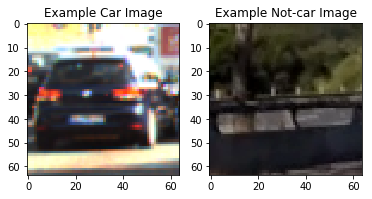
#> input picture car_nocar.png, 372 x 199 px, given in place of 1479498371963069978.jpg, which was not available
$ jupyter execute --allow-errors VehcileDetection-TBS.ipynb   (shell and % lines are left out)   (older library calls are emulated)   (text cells are left out)
#> lines starting #> are read from the running program, lines starting #| are printed output that depends on the picture; pictures that were not available may be replaced by others from this repository, and a replacement may not be noted
[cell 1]
import matplotlib.image as mpimg
import matplotlib.pyplot as plt
import numpy as np
import cv2
import glob
from skimage.feature import hog
from skimage import color, exposure

import time
from sklearn.svm import LinearSVC
from sklearn.preprocessing import StandardScaler
# NOTE: the next import is only valid for scikit-learn version <= 0.17
# for scikit-learn >= 0.18 use:
# from sklearn.model_selection import train_test_split
from sklearn.cross_validation import train_test_split
from scipy.ndimage.measurements import label

[cell 2]
# Define a function that takes an image, a list of bounding boxes,
# and optional color tuple and line thickness as inputs
# then draws boxes in that color on the output

def draw_boxes(img, bboxes, color=(0, 0, 255), thick=6):
    # Make a copy of the image
    draw_img = np.copy(img)
    # Iterate through the bounding boxes
    for bbox in bboxes:
        # Draw a rectangle given bbox coordinates
        #cv2.rectangle(image_to_draw_on, (x1, y1), (x2, y2), color, thick)
        cv2.rectangle(draw_img, bbox[0], bbox[1], color, thick)
    # Return the image copy with boxes drawn
    return draw_img

[cell 3]
def convert_color(img, conv='RGB2YCrCb'):
    if conv == 'RGB2YCrCb':
        return cv2.cvtColor(img, cv2.COLOR_RGB2YCrCb)
    if conv == 'BGR2YCrCb':
        return cv2.cvtColor(img, cv2.COLOR_BGR2YCrCb)
    if conv == 'RGB2LUV':
        return cv2.cvtColor(img, cv2.COLOR_RGB2LUV)

[cell 4]
# Add bounding boxes in this format, these are just example coordinates.
# Here are the bounding boxes I used
bboxes = [((785, 533), (905, 644)),
          ((785, 533), (905, 644)),
          ((89, 551), (291, 680)),
          ((268, 546), (383, 650)),
          ((455, 522), (548, 615)),
          ((548, 522), (625, 605))]

image = mpimg.imread('data/object-detection-crowdai/1479498371963069978.jpg')
#> image is the input picture: shape (199, 372, 4) float32; mean R, G, B, A 0.55, 0.539, 0.522, 0.651
result = draw_boxes(image, bboxes)
plt.imshow(result)

[cell 5]
_cars = []

images = glob.glob('data/OwnCollection/vehicles/**/*.png', recursive=True)
for image in images:
    _cars.append(image)

images = glob.glob('data/vehicles/vehicles/**/*.png', recursive=True)
for image in images:
    _cars.append(image)

[cell 6]
_notcars = []

images = glob.glob('data/OwnCollection/non-vehicles/**/*.png', recursive=True)
for image in images:
    _notcars.append(image)

images = glob.glob('data/non-vehicles/**/*.png', recursive=True)
for image in images:
    _notcars.append(image)

[cell 7]
cars = _cars
notcars = _notcars

[cell 8]
def data_look(car_list, notcar_list):
    data_dict = {}
    # Define a key in data_dict "n_cars" and store the number of car images
    data_dict["n_cars"] = len(car_list)
    # Define a key "n_notcars" and store the number of notcar images
    data_dict["n_notcars"] = len(notcar_list)
    # Read in a test image, either car or notcar
    example_img = mpimg.imread(car_list[0])
    # Define a key "image_shape" and store the test image shape 3-tuple
    data_dict["image_shape"] = example_img.shape
    # Define a key "data_type" and store the data type of the test image.
    data_dict["data_type"] = example_img.dtype
    # Return data_dict
    return data_dict

data_info = data_look(cars, notcars)

print('Your function returned a count of',
      data_info["n_cars"], ' cars and',
      data_info["n_notcars"], ' non-cars')
#| Your function returned a count of 2  cars and 2  non-cars
print('of size: ',data_info["image_shape"], ' and data type:',
      data_info["data_type"])
#| of size:  (199, 372, 4)  and data type: float32
# Just for fun choose random car / not-car indices and plot example images
car_ind = np.random.randint(0, len(cars))
notcar_ind = np.random.randint(0, len(notcars))

# Read in car / not-car images
car_image = mpimg.imread(cars[car_ind])
notcar_image = mpimg.imread(notcars[notcar_ind])


# Plot the examples
fig = plt.figure()
plt.subplot(121)
plt.imshow(car_image)
plt.title('Example Car Image')
plt.subplot(122)
plt.imshow(notcar_image)
plt.title('Example Not-car Image')
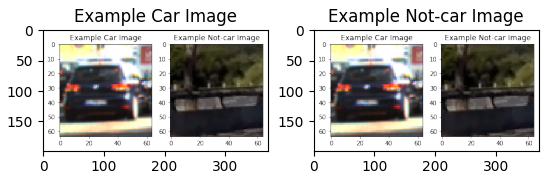
#> figure drawn by matplotlib, 2 panels

[cell 9]
# Define a function to compute binned color features
def bin_spatial(img, size=(32, 32)):
    # Use cv2.resize().ravel() to create the feature vector
    features = cv2.resize(img, size).ravel()
    # Return the feature vector
    return features

# Define a function to compute color histogram features
def color_hist(img, nbins=32, bins_range=(0, 256)):
    # Compute the histogram of the color channels separately
    channel1_hist = np.histogram(img[:,:,0], bins=nbins, range=bins_range)
    channel2_hist = np.histogram(img[:,:,1], bins=nbins, range=bins_range)
    channel3_hist = np.histogram(img[:,:,2], bins=nbins, range=bins_range)
    # Concatenate the histograms into a single feature vector
    hist_features = np.concatenate((channel1_hist[0], channel2_hist[0], channel3_hist[0]))
    # Return the individual histograms, bin_centers and feature vector
    return hist_features

[cell 10]
# Function to extract features from a list of images
# Have this function call
def extract_featuresBSCH(imgs, cspace='RGB', spatial_size=(32, 32),
                        hist_bins=32, hist_range=(0, 256)):
    # Create a list to append feature vectors to
    features = []
    # Iterate through the list of images
    for file in imgs:
        # Read in each one by one
        image = mpimg.imread(file)
        # apply color conversion if other than 'RGB'
        if cspace != 'RGB':
            if cspace == 'HSV':
                feature_image = cv2.cvtColor(image, cv2.COLOR_RGB2HSV)
            elif cspace == 'LUV':
                feature_image = cv2.cvtColor(image, cv2.COLOR_RGB2LUV)
            elif cspace == 'HLS':
                feature_image = cv2.cvtColor(image, cv2.COLOR_RGB2HLS)
            elif cspace == 'YUV':
                feature_image = cv2.cvtColor(image, cv2.COLOR_RGB2YUV)
            elif cspace == 'YUV':
                feature_image = cv2.cvtColor(image, cv2.COLOR_RGB2YUV)
            elif cspace == 'YCrCb':
                feature_image = cv2.cvtColor(image, cv2.COLOR_RGB2YCrCb)
            else: feature_image = np.copy(image)
        # Apply bin_spatial() to get spatial color features
        spatial_features = bin_spatial(feature_image, size=spatial_size)
        # Apply color_hist() also with a color space option now
        hist_features = color_hist(feature_image, nbins=hist_bins, bins_range=hist_range)
        # Append the new feature vector to the features list
        features.append(np.concatenate((spatial_features, hist_features)))
    # Return list of feature vectors
    return features

[cell 11]
# Reduce the sample size because HOG features are slow to compute
# The quiz evaluator times out after 13s of CPU time
sample_size = 500
cars = _cars[0:sample_size]
notcars = _notcars[0:sample_size]

[cell 12]

car_features = extract_featuresBSCH(cars, cspace='YCrCb', spatial_size=(32, 32),
                        hist_bins=32, hist_range=(0, 256))
#> in bin_spatial, `features = cv2.resize(img, size).ravel()`: features = 3072 values, max 1 at index 0, min 0 at index 117, mean 0.515
#> in extract_featuresBSCH, `spatial_features = bin_spatial(feature_image, size=spatial_size)`: spatial_features has the same summary as features in bin_spatial
#> in color_hist, `hist_features = np.concatenate((channel1_hist[0], channel2_hist[0], ch..`: hist_features = 96 values, max 74028 at index 0, min 0 at index 1, mean 2313.4
#> car_features = 2 items
notcar_features = extract_featuresBSCH(notcars, cspace='YCrCb', spatial_size=(32, 32),
                        hist_bins=32, hist_range=(0, 256))
#> notcar_features = 2 items

if len(car_features) > 0:
    # Create an array stack of feature vectors
    X = np.vstack((car_features, notcar_features)).astype(np.float64)
    # Fit a per-column scaler
    X_scaler = StandardScaler().fit(X)
    # Apply the scaler to X
    scaled_X = X_scaler.transform(X)
    car_ind = np.random.randint(0, len(cars))
#> car_ind = 1
    # Plot an example of raw and scaled features
    fig = plt.figure(figsize=(12,4))
    plt.subplot(131)
    plt.imshow(mpimg.imread(cars[car_ind]))
    plt.title('Original Image')
    plt.subplot(132)
    plt.plot(X[car_ind])
    plt.title('Raw Features')
    plt.subplot(133)
    plt.plot(scaled_X[car_ind])
    plt.title('Normalized Features')
    fig.tight_layout()
else:
    print('Your function only returns empty feature vectors...')
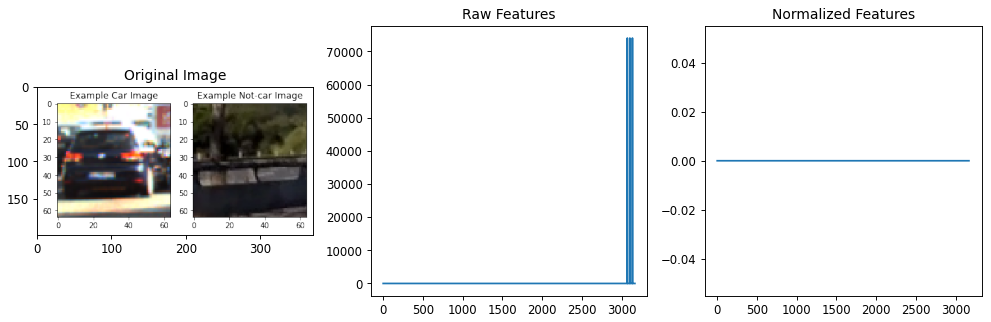
#> figure drawn by matplotlib, 3 panels; panel 2: curve peaks at x = 3072, y = 74028

[cell 13]
#Function to return HOG features and visualization
def get_hog_features(img, orient, pix_per_cell, cell_per_block,
                        vis=False, feature_vec=True):
    # Call with two outputs if vis==True
    if vis == True:
        features, hog_image = hog(img, orientations=orient, pixels_per_cell=(pix_per_cell, pix_per_cell),
                                  cells_per_block=(cell_per_block, cell_per_block), transform_sqrt=True,
                                  visualise=vis, feature_vector=feature_vec)
        return features, hog_image
    # Otherwise call with one output
    else:
        features = hog(img, orientations=orient, pixels_per_cell=(pix_per_cell, pix_per_cell),
                       cells_per_block=(cell_per_block, cell_per_block), transform_sqrt=True,
                       visualise=vis, feature_vector=feature_vec)
    return features

[cell 14]
# Generate a random index to look at a car image
ind = np.random.randint(0, len(cars))
#> ind = 0
# Read in the image
ind=417
#> (the rest of this cell did not finish here and is left out)

[cell 15]
# Function to extract features from a list of images
# Have this function call bin_spatial() and color_hist()
# [37 lines left out: function extract_featuresHOG, not called in this run]

[cell 16]
# Function to extract features from a list of images
# Have this function call bin_spatial() and color_hist()
def extract_featuresALL(imgs, cspace='RGB', orient=9,
                        pix_per_cell=8, cell_per_block=2, hog_channel=0, spatial_size=(32, 32),
                        hist_bins=32, hist_range=(0, 256)):
    # Create a list to append feature vectors to
    features = []
    # Iterate through the list of images
    for file in imgs:
        # Read in each one by one
        image = mpimg.imread(file)
        # apply color conversion if other than 'RGB'
        if cspace != 'RGB':
            if cspace == 'HSV':
                feature_image = cv2.cvtColor(image, cv2.COLOR_RGB2HSV)
            elif cspace == 'LUV':
                feature_image = cv2.cvtColor(image, cv2.COLOR_RGB2LUV)
            elif cspace == 'HLS':
                feature_image = cv2.cvtColor(image, cv2.COLOR_RGB2HLS)
            elif cspace == 'YUV':
                feature_image = cv2.cvtColor(image, cv2.COLOR_RGB2YUV)
            elif cspace == 'YCrCb':
                feature_image = cv2.cvtColor(image, cv2.COLOR_RGB2YCrCb)
        else: feature_image = np.copy(image)

        # Call get_hog_features() with vis=False, feature_vec=True
        if hog_channel == 'ALL':
            hog_features = []
            for channel in range(feature_image.shape[2]):
                hog_features.append(get_hog_features(feature_image[:,:,channel],
                                    orient, pix_per_cell, cell_per_block,
                                    vis=False, feature_vec=True))
            hog_features = np.ravel(hog_features)
        else:
            hog_features = get_hog_features(feature_image[:,:,hog_channel], orient,
                        pix_per_cell, cell_per_block, vis=False, feature_vec=True)
        # Apply bin_spatial() to get spatial color features
        spatial_features = bin_spatial(feature_image, size=spatial_size)
        # Apply color_hist() also with a color space option now
        hist_features = color_hist(feature_image, nbins=hist_bins, bins_range=hist_range)
        # Append all 3 features
        features.append(np.concatenate((spatial_features, hist_features, hog_features)))

    # Return list of feature vectors
    return features

[cell 17]
# Reduce the sample size because HOG features are slow to compute
# The quiz evaluator times out after 13s of CPU time

cars = _cars
notcars = _notcars

[cell 18]
### TODO: Tweak these parameters and see how the results change.
colorspace = 'YCrCb' # Can be RGB, HSV, LUV, HLS, YUV, YCrCb
orient = 9
pix_per_cell = 8
cell_per_block = 2
hog_channel = 'ALL' #0 # Can be 0, 1, 2, or "ALL"

t=time.time()
car_features = extract_featuresALL(cars, cspace=colorspace, orient=orient,
                        pix_per_cell=pix_per_cell, cell_per_block=cell_per_block,
                        hog_channel=hog_channel)
#> after the loop in extract_featuresALL, `for channel in range(feature_image.shape[2]):`: hog_features = 3 items
#> in extract_featuresALL, `spatial_features = bin_spatial(feature_image, size=spatial_size)`: spatial_features has the same summary as features in bin_spatial
notcar_features = extract_featuresALL(notcars, cspace=colorspace, orient=orient,
                        pix_per_cell=pix_per_cell, cell_per_block=cell_per_block,
                        hog_channel=hog_channel)
t2 = time.time()
print(round(t2-t, 2), 'Seconds to extract ', len(car_features[0]),' car HOG features and ', len(notcar_features[0]), ' not car features')
#| 0.21 Seconds to extract  114948  car HOG features and  114948  not car features

[cell 19]
# Create an array stack of feature vectors
X = np.vstack((car_features, notcar_features)).astype(np.float64)
print(X[0].size)
#| 114948
print(len(X))
#| 4
# Define the labels vector
y = np.hstack((np.ones(len(car_features)), np.zeros(len(notcar_features))))
#> y = [1, 1, 0, 0]

# Split up data into randomized training and test sets
rand_state = np.random.randint(0, 100)
X_train, X_test, y_train, y_test = train_test_split(
    X, y, test_size=0.2, random_state=rand_state)
#> y_train = [1, 1, 0]; y_test = [0]

# Fit a per-column scaler
X_scaler = StandardScaler().fit(X_train)
# Apply the scaler to X
X_train = X_scaler.transform(X_train)
X_test = X_scaler.transform(X_test)

print('Using:',orient,'orientations',pix_per_cell,
    'pixels per cell and', cell_per_block,'cells per block')
print('Feature vector length:', len(X_train[0]))
#| Feature vector length: 114948


# Use a linear SVC
svc = LinearSVC()
# Check the training time for the SVC
t=time.time()
svc.fit(X_train, y_train)
t2 = time.time()

print(round(t2-t, 2), 'Seconds to train SVC...')
# Check the score of the SVC
print('Test Accuracy of SVC = ', round(svc.score(X_test, y_test), 4))
#| Test Accuracy of SVC =  0.0
# Check the prediction time for a single sample
t=time.time()
n_predict = 10
print('My SVC predicts:     ', svc.predict(X_test[0:n_predict]))
#| My SVC predicts:      [1.]
print('For these',n_predict, 'labels: ', y_test[0:n_predict])
#| For these 10 labels:  [0.]
t2 = time.time()
print(round(t2-t, 5), 'Seconds to predict', n_predict,'labels with SVC')

[cell 20]

# Define a function that takes an image,
# start and stop positions in both x and y,
# window size (x and y dimensions),
# and overlap fraction (for both x and y)
def slide_window(img, x_start_stop=[None, None], y_start_stop=[None, None],
                    xy_window=(64, 64), xy_overlap=(0.5, 0.5)):
    # If x and/or y start/stop positions not defined, set to image size
    if x_start_stop[0] == None:
        x_start_stop[0] = 0
    if x_start_stop[1] == None:
        x_start_stop[1] = img.shape[1]
    if y_start_stop[0] == None:
        y_start_stop[0] = 0
    if y_start_stop[1] == None:
        y_start_stop[1] = img.shape[0]
    # Compute the span of the region to be searched
    xspan = x_start_stop[1] - x_start_stop[0]
    yspan = y_start_stop[1] - y_start_stop[0]
    # Compute the number of pixels per step in x/y
    nx_pix_per_step = np.int(xy_window[0]*(1 - xy_overlap[0]))
    ny_pix_per_step = np.int(xy_window[1]*(1 - xy_overlap[1]))
    # Compute the number of windows in x/y
    nx_buffer = np.int(xy_window[0]*(xy_overlap[0]))
    ny_buffer = np.int(xy_window[1]*(xy_overlap[1]))
    nx_windows = np.int((xspan-nx_buffer)/nx_pix_per_step)
    ny_windows = np.int((yspan-ny_buffer)/ny_pix_per_step)
    # Initialize a list to append window positions to
    window_list = []
    # Loop through finding x and y window positions
    # Note: you could vectorize this step, but in practice
    # you'll be considering windows one by one with your
    # classifier, so looping makes sense
    for ys in range(ny_windows):
        for xs in range(nx_windows):
            # Calculate window position
            startx = xs*nx_pix_per_step + x_start_stop[0]
            endx = startx + xy_window[0]
            starty = ys*ny_pix_per_step + y_start_stop[0]
            endy = starty + xy_window[1]
            # Append window position to list
            window_list.append(((startx, starty), (endx, endy)))
    # Return the list of windows
    return window_list

[cell 21]
image = mpimg.imread('test3.jpg')
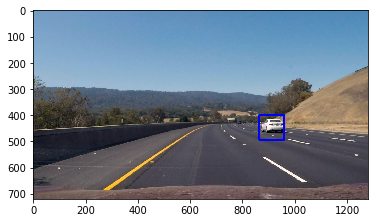
#> input picture test3.png, 378 x 223 px, given in place of test3.jpg, which was not available
#> image is the input picture: shape (223, 378, 4) float32; mean R, G, B, A 0.521, 0.562, 0.608, 0.765
windows = slide_window(image, x_start_stop=(0, image.shape[1]), y_start_stop=(0, image.shape[0]),
                    xy_window=(128, 128), xy_overlap=(0.5, 0.5))
#> (the rest of the program and of its run is left out)
